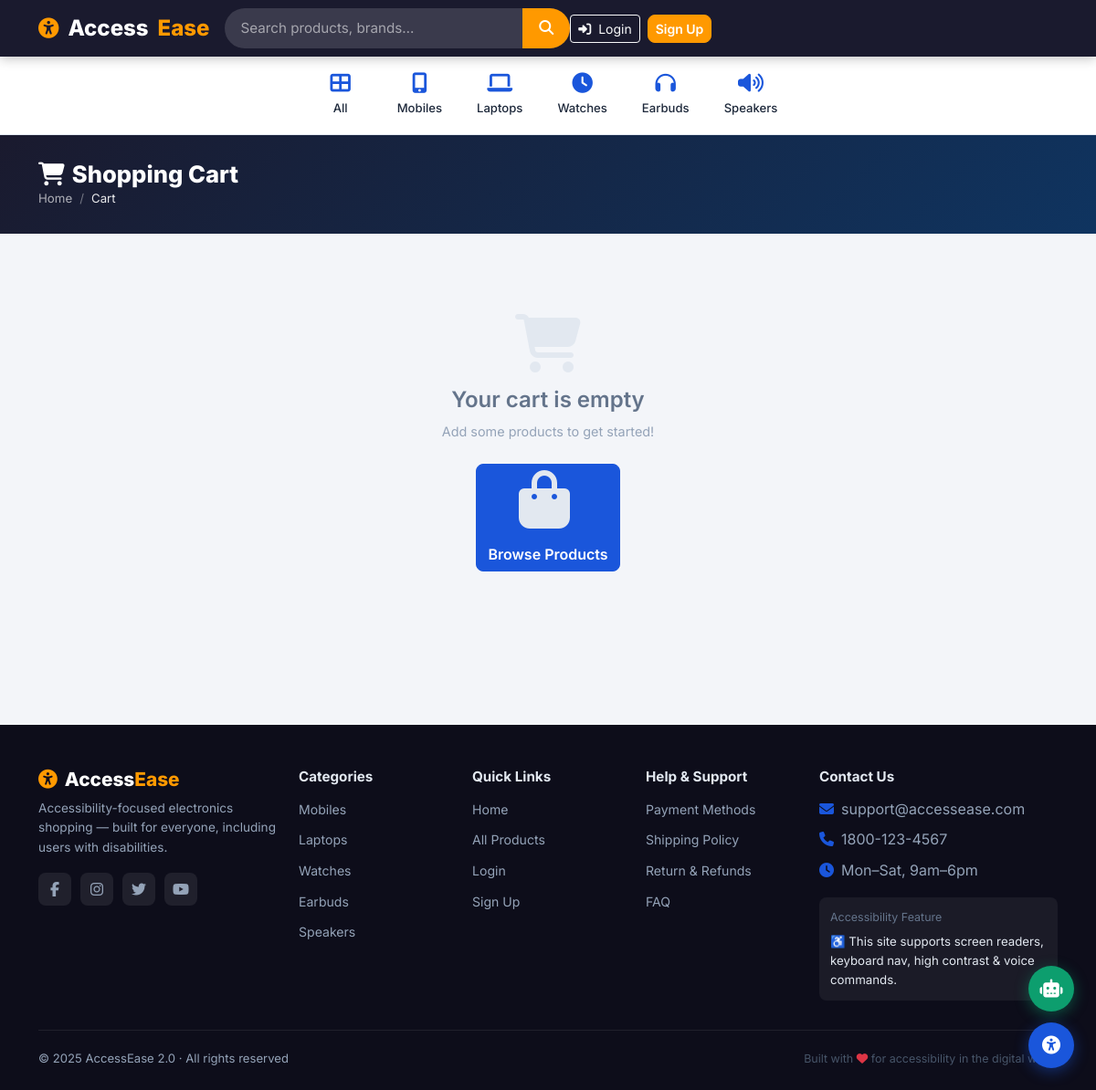
The page /cart on the database its author committed.
### tables this page shows
CREATE TABLE categories (
  id         INTEGER PRIMARY KEY AUTOINCREMENT,
  name       TEXT NOT NULL,
  slug       TEXT NOT NULL UNIQUE,
  icon       TEXT DEFAULT 'fa-tag',
  created_at TEXT DEFAULT (datetime('now'))
);

### app.py (the view, shortened to what this page needs)
@app.route("/cart")
def cart():
    if "user_id" not in session:
        return render_template("cart.html", items=[], subtotal=0, shipping=0, total=0)

### app.py (called while the page is built)
def get_db():
    if "db" not in g:
        db = sqlite3.connect(DB_PATH)
        db.row_factory = sqlite3.Row
        db.execute("PRAGMA foreign_keys = ON")
        g.db = db
    return g.db

def query(sql, args=(), one=False, commit=False):
    db = get_db()
    try:
        cur = db.execute(sql, args)
        if commit:
            db.commit()
            return cur.lastrowid
        if one:
            row = cur.fetchone()
            return dict(row) if row else None
        rows = cur.fetchall()
        return [dict(r) for r in rows]
    except Exception as e:
        if commit:
            db.rollback()
        raise e

@app.context_processor
def inject_globals():
    cart_count = 0
    categories = []
    try:
        categories = query("SELECT * FROM categories ORDER BY id") or []
        if "user_id" in session:
            row = query(
                "SELECT COALESCE(SUM(quantity),0) AS cnt FROM cart WHERE user_id=?",
                (session["user_id"],), one=True
            )
            cart_count = int(row["cnt"]) if row else 0
    except Exception:
        pass
    return dict(
        cart_count=cart_count,
        categories=categories,
        current_user=session.get("user_name"),
        is_logged_in="user_id" in session,
    )

### templates/cart.html (shortened to what this page needs)
{% extends "base.html" %}
{% block content %}
<div class="page-header">
  <div class="container-xl">
    <h1><i class="fas fa-shopping-cart me-2"></i>Shopping Cart</h1>
    <nav aria-label="breadcrumb">
      <ol class="breadcrumb mb-0">
        <li class="breadcrumb-item"><a href="{{ url_for('home') }}">Home</a></li>
        <li class="breadcrumb-item active">Cart</li>
      </ol>
    </nav>
  </div>
</div>
<div class="container-xl px-3 px-md-4 pb-5">
  {% if not items %}
  <div class="empty-state">
    <i class="fas fa-shopping-cart"></i>
    <h4>Your cart is empty</h4>
    <p>Add some products to get started!</p>
    <a href="{{ url_for('products') }}" class="btn btn-primary mt-2">
      <i class="fas fa-shopping-bag me-2"></i>Browse Products
    </a>
  </div>
  {% endif %}
</div>
{% endblock %}

### templates/base.html (shortened to what this page needs)
<!DOCTYPE html>
<html lang="en" data-theme="" data-contrast="">
<head>
  <link href="https://cdn.jsdelivr.net/npm/bootstrap@5.3.2/dist/css/bootstrap.min.css" rel="stylesheet">
  <link href="https://cdnjs.cloudflare.com/ajax/libs/font-awesome/6.5.0/css/all.min.css" rel="stylesheet">
  <link rel="stylesheet" href="{{ url_for('static', filename='css/style.css') }}">
  <link rel="stylesheet" href="{{ url_for('static', filename='accessease.css') }}">
</head>
<body>
<nav class="ae-navbar navbar navbar-expand-lg" role="navigation" aria-label="Main navigation">
  <div class="container-xl">
    <a class="navbar-brand" href="{{ url_for('home') }}" aria-label="AccessEase home">
      <i class="fas fa-universal-access" style="color:var(--secondary);font-size:1.4rem;"></i>
      Access<span class="brand-accent">Ease</span>
    </a>
    <div class="navbar-search mx-auto d-none d-md-block" role="search" aria-label="Product search">
      <form action="{{ url_for('search') }}" method="GET" autocomplete="off">
        <input type="search" id="main-search" name="q"
               placeholder="Search products, brands…"
               value="{{ request.args.get('q', '') }}"
               aria-label="Search products"
               autocomplete="off">
        <button type="submit" class="btn-search" aria-label="Submit search">
          <i class="fas fa-search"></i>
        </button>
      </form>
    </div>
    <div class="d-flex align-items-center gap-2 ms-auto">
      {% if is_logged_in %}
        <a href="{{ url_for('wishlist') }}" class="nav-link text-white d-none d-lg-flex align-items-center gap-1" title="Wishlist" aria-label="Wishlist">
          <i class="far fa-heart"></i>
        </a>
        <a href="{{ url_for('cart') }}" class="nav-link text-white cart-badge" title="Cart" aria-label="Shopping cart, {{ cart_count }} items">
          <i class="fas fa-shopping-cart"></i>
          {% if cart_count > 0 %}<span class="badge">{{ cart_count }}</span>{% endif %}
        </a>
        <div class="dropdown">
          <button class="btn btn-link nav-link text-white dropdown-toggle d-flex align-items-center gap-2 p-0"
                  type="button" data-bs-toggle="dropdown" aria-expanded="false">
            <div style="width:32px;height:32px;background:var(--primary);border-radius:50%;display:flex;align-items:center;justify-content:center;font-size:0.85rem;font-weight:700;color:#fff;">
              {{ current_user[0].upper() if current_user else 'U' }}
            </div>
            <span class="d-none d-lg-inline" style="font-size:0.88rem;">{{ current_user }}</span>
          </button>
          <ul class="dropdown-menu dropdown-menu-end shadow">
            <li><a class="dropdown-item" href="{{ url_for('profile') }}"><i class="fas fa-user me-2 text-primary"></i>My Profile</a></li>
            <li><a class="dropdown-item" href="{{ url_for('orders') }}"><i class="fas fa-box me-2 text-primary"></i>My Orders</a></li>
            <li><a class="dropdown-item" href="{{ url_for('wishlist') }}"><i class="far fa-heart me-2 text-danger"></i>Wishlist</a></li>
            <li><hr class="dropdown-divider"></li>
            <li><a class="dropdown-item text-danger" href="{{ url_for('logout') }}"><i class="fas fa-sign-out-alt me-2"></i>Logout</a></li>
          </ul>
        </div>
      {% else %}
        <a href="{{ url_for('login') }}" class="btn btn-outline-light btn-sm" aria-label="Login">
          <i class="fas fa-sign-in-alt me-1"></i> Login
        </a>
        <a href="{{ url_for('signup') }}" class="btn btn-warning btn-sm d-none d-sm-flex" aria-label="Sign up">
          Sign Up
        </a>
      {% endif %}
    </div>
  </div>
</nav>
<div class="cat-nav" role="navigation" aria-label="Product categories">
  <div class="cat-nav-inner">
    <a class="cat-item {% if request.path == '/' %}active{% endif %}" href="{{ url_for('home') }}" aria-label="All products">
      <i class="fas fa-th-large"></i><span>All</span>
    </a>
    {% for cat in categories %}
    <a class="cat-item {% if request.args.get('category') == cat.slug %}active{% endif %}"
       href="{{ url_for('products', category=cat.slug) }}" aria-label="{{ cat.name }}">
      <i class="fas {{ cat.icon or 'fa-tag' }}"></i>
      <span>{{ cat.name }}</span>
    </a>
    {% endfor %}
  </div>
</div>
<main id="main-content" role="main" tabindex="-1">
  {% block content %}{% endblock %}
</main>
<footer class="ae-footer" role="contentinfo" aria-label="Site footer">
  <div class="container-xl">
    <div class="row g-4">
      <div class="col-lg-3 col-md-6">
        <div class="footer-brand">
          <h4><i class="fas fa-universal-access me-2" style="color:var(--secondary)"></i>Access<span>Ease</span></h4>
          <p>Accessibility-focused electronics shopping — built for everyone, including users with disabilities.</p>
          <div class="social-links">
            <a href="https://facebook.com" target="_blank" rel="noopener" aria-label="Facebook"><i class="fab fa-facebook-f"></i></a>
            <a href="https://instagram.com" target="_blank" rel="noopener" aria-label="Instagram"><i class="fab fa-instagram"></i></a>
            <a href="https://twitter.com" target="_blank" rel="noopener" aria-label="Twitter"><i class="fab fa-twitter"></i></a>
            <a href="https://youtube.com" target="_blank" rel="noopener" aria-label="YouTube"><i class="fab fa-youtube"></i></a>
          </div>
        </div>
      </div>
      <div class="col-lg-2 col-md-6">
        <h6 class="footer-heading">Categories</h6>
        <ul class="footer-links">
          {% for cat in categories %}
          <li><a href="{{ url_for('products', category=cat.slug) }}">{{ cat.name }}</a></li>
          {% endfor %}
        </ul>
      </div>
      <div class="col-lg-2 col-md-6">
        <h6 class="footer-heading">Quick Links</h6>
        <ul class="footer-links">
          <li><a href="{{ url_for('home') }}">Home</a></li>
          <li><a href="{{ url_for('products') }}">All Products</a></li>
          {% if is_logged_in %}
          <li><a href="{{ url_for('orders') }}">My Orders</a></li>
          <li><a href="{{ url_for('profile') }}">My Profile</a></li>
          {% else %}
          <li><a href="{{ url_for('login') }}">Login</a></li>
          <li><a href="{{ url_for('signup') }}">Sign Up</a></li>
          {% endif %}
        </ul>
      </div>
      <div class="col-lg-2 col-md-6">
        <h6 class="footer-heading">Help & Support</h6>
        <ul class="footer-links">
          <li><a href="#">Payment Methods</a></li>
          <li><a href="#">Shipping Policy</a></li>
          <li><a href="#">Return & Refunds</a></li>
          <li><a href="#">FAQ</a></li>
        </ul>
      </div>
      <div class="col-lg-3 col-md-6">
        <h6 class="footer-heading">Contact Us</h6>
        <ul class="footer-links">
          <li><i class="fas fa-envelope me-2" style="color:var(--primary)"></i>support@accessease.com</li>
          <li><i class="fas fa-phone me-2" style="color:var(--primary)"></i>1800-123-4567</li>
          <li><i class="fas fa-clock me-2" style="color:var(--primary)"></i>Mon–Sat, 9am–6pm</li>
        </ul>
        <div class="mt-3" style="background:rgba(255,255,255,0.06);border-radius:8px;padding:12px;">
          <div style="font-size:0.78rem;color:#64748b;margin-bottom:6px;">Accessibility Feature</div>
          <div style="color:#e2e8f0;font-size:0.83rem;">♿ This site supports screen readers, keyboard nav, high contrast &amp; voice commands.</div>
        </div>
      </div>
    </div>
    <div class="footer-bottom">
      <div>© 2025 AccessEase 2.0 · All rights reserved</div>
      <div style="font-size:0.78rem;color:#475569;">
        Built with <i class="fas fa-heart text-danger"></i> for accessibility in the digital world
      </div>
    </div>
  </div>
</footer>
<div id="ae-toolbar" role="region" aria-label="Accessibility tools">
  <button id="ae-toolbar-toggle" aria-label="Toggle accessibility toolbar" aria-expanded="false" title="Accessibility Tools">
    <i class="fas fa-universal-access"></i>
  </button>
</div>
<div id="chatbot-bubble" role="region" aria-label="Customer support chatbot">
  <button id="chatbot-btn" title="Chat with AccessBot" aria-label="Open chat support">
    <i class="fas fa-robot"></i>
  </button>
</div>
</body>
</html>

### rows shown on the page
categories: name "Mobiles"
categories: name "Laptops"
categories: name "Watches"
categories: name "Earbuds"
categories: name "Speakers"
